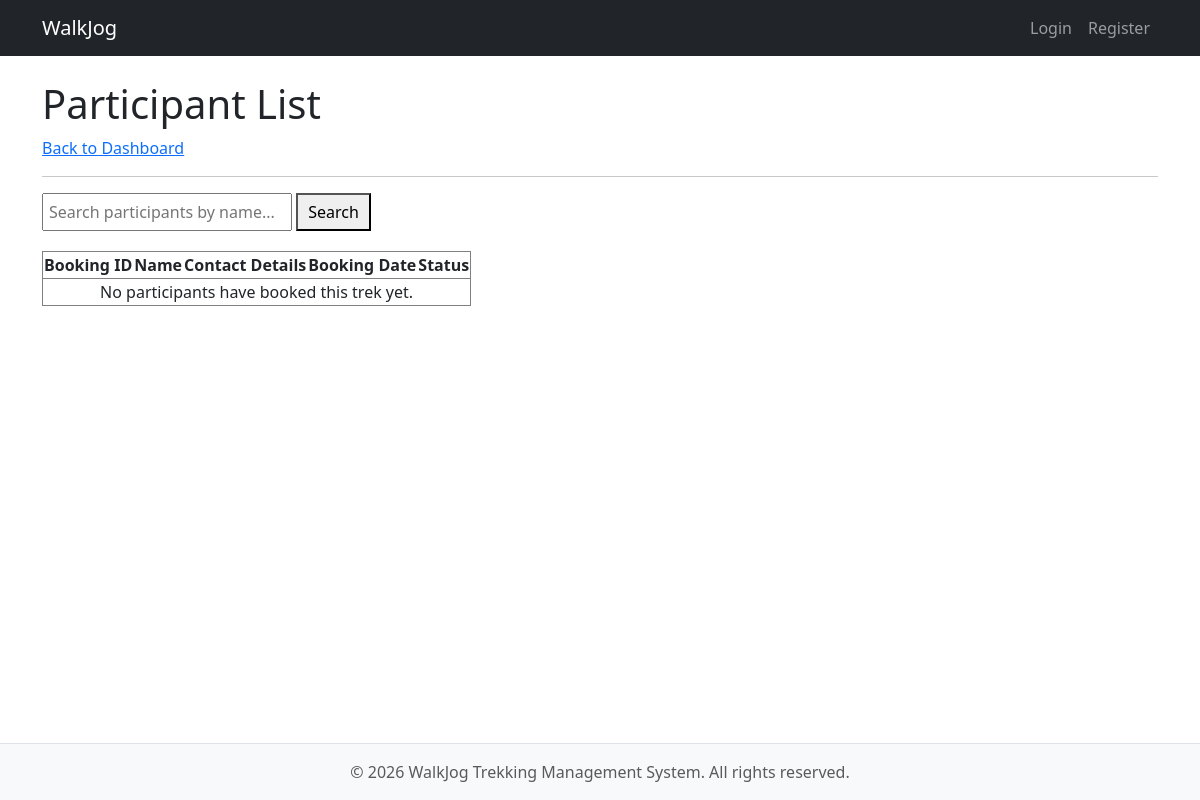
The app's page /staff/trek/1/users, older data.
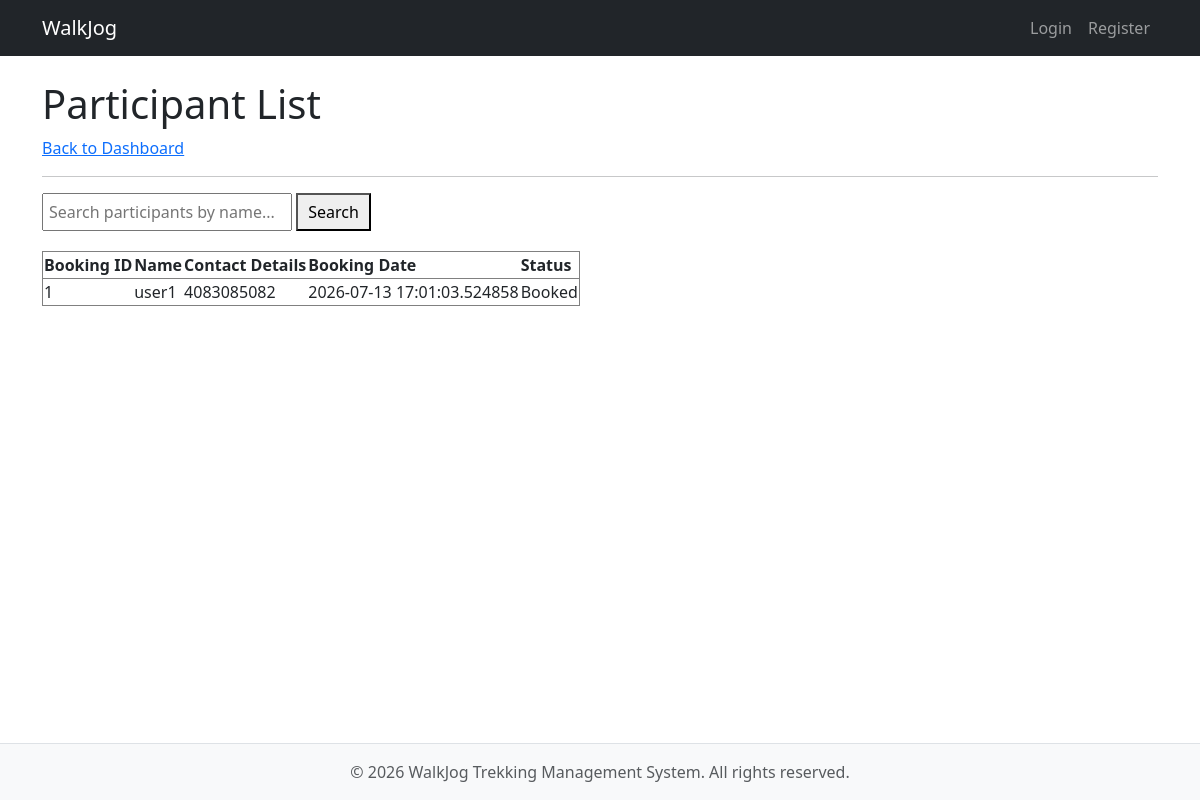
The same page, newer data.
### models.py (models this page shows)
class Booking(db.Model):
    __tablename__ = 'booking'
    booking_id = db.Column(
        db.Integer,
        primary_key=True
    )
    user_id = db.Column(
        db.Integer,
        db.ForeignKey('users.id'),
        nullable=False
    )
    trek_id = db.Column(
        db.Integer,
        db.ForeignKey('treks.trek_id'),
        nullable=False
    )
    booking_date = db.Column(
        db.DateTime,
        default=datetime.now
    )
    status = db.Column(
        db.String(20),
        default='Booked'
    )

class UserProfile(db.Model):
    __tablename__ = 'user_profile'
    user_id = db.Column(
        db.Integer,
        db.ForeignKey('users.id'),
        primary_key=True,
        nullable=False
    )
    name = db.Column(db.String(50), nullable=False)
    contact_details = db.Column(db.String(15), nullable=False)
    is_blacklisted = db.Column(db.Boolean, default=False)
    created_at = db.Column(db.DateTime, default=datetime.now)

### app.py (the view)
@app.route('/staff/trek/<int:trek_id>/users')
def trek_users(trek_id):
    bookings = db.session.query(
        Booking.booking_id,
        UserProfile.name.label('user_name'),
        UserProfile.contact_details,
        Booking.booking_date,
        Booking.status
    ).join(UserProfile, Booking.user_id == UserProfile.user_id)\
     .filter(Booking.trek_id == trek_id).all()
    return render_template(
        'trek_users.html',
        bookings=bookings
    )

### templates/trek_users.html (shortened to what this page needs)
{% extends "base.html" %}
{% block content %}
<h1>Participant List</h1>
<a href="javascript:history.back()">Back to Dashboard</a>
<hr>
<form method="GET" style="margin-bottom: 20px;">
    <input type="text" name="search" placeholder="Search participants by name..."
        value="{{ request.args.get('search', '') }}" style="padding: 5px; width: 250px;">
    <button type="submit" style="padding: 5px 10px;">Search</button>
</form>
{% set query = request.args.get('search', '').lower() %}
<div class="table">
    <table border="1">
        <tr>
            <th>Booking ID</th>
            <th>Name</th>
            <th>Contact Details</th>
            <th>Booking Date</th>
            <th>Status</th>
        </tr>
        {% for booking in bookings %}
        {% if not query or query in booking.user_name.lower() %}
        <tr>
            <td>{{ booking.booking_id }}</td>
            <td>{{ booking.user_name }}</td>
            <td>{{ booking.contact_details }}</td>
            <td>{{ booking.booking_date }}</td>
            <td>{{ booking.status }}</td>
        </tr>
        {% endif %}
        {% else %}
        <tr>
            <td colspan="5" style="text-align: center;">No participants have booked this trek yet.</td>
        </tr>
        {% endfor %}
    </table>
</div>
{% endblock %}

Row changes from the older to the newer data that the page shows:
added Booking: booking_id "1", user_name "user1", contact_details "4083085082", booking_date "2026-07-13 17:01:03.524858", status "Booked"
Text that changed along with them:
text no longer shown: "No participants have booked this trek yet."
